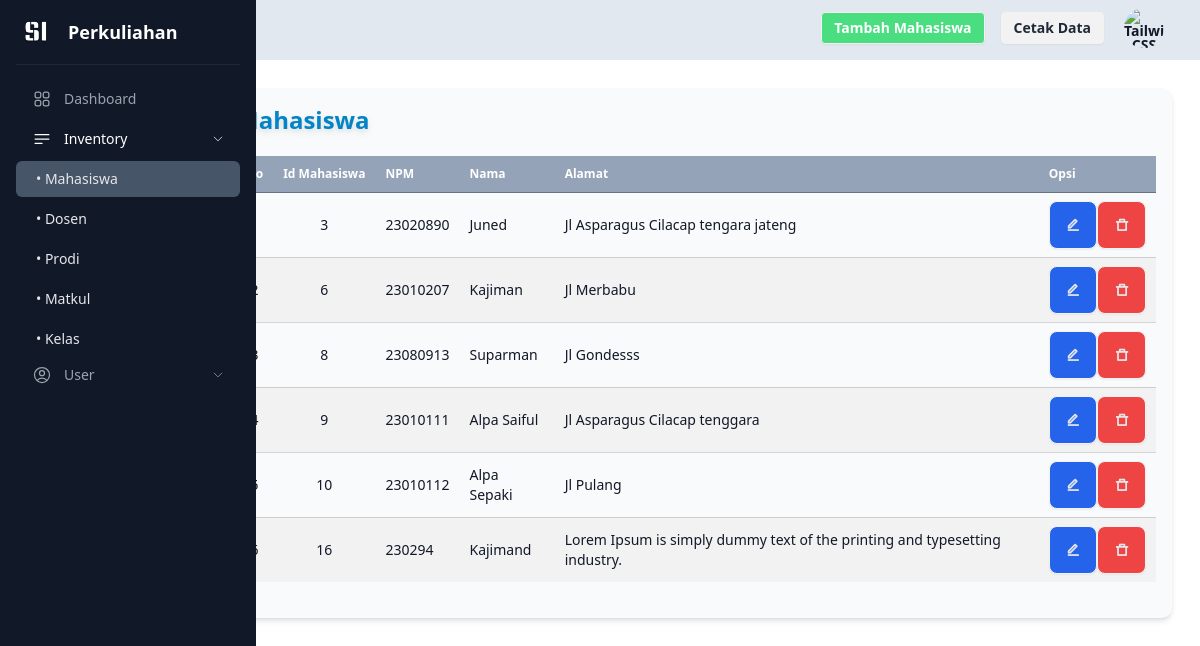
The page /view/tampil_mahasiswa.php on the database its author committed.
### tables this page shows
CREATE TABLE `mahasiswa` (
  `id_mhs` int NOT NULL,
  `npm` int NOT NULL,
  `nama_mhs` varchar(50) NOT NULL,
  `alamat_mhs` varchar(150) NOT NULL
);

### koneksi.php (called while the page is built, shortened)
<?php
class database{
    public $host ="localhost";
    public $username ="root";
    public $password ="";
    public $database ="db_perkuliahan";
    var $koneksi;
    function __construct(){
        $this->koneksi= mysqli_connect($this->host, $this->username, $this->password, $this->database);
    }
    function tampil_data_mhs(){
        $query= mysqli_query($this->koneksi,' SELECT * FROM mahasiswa');
        while($row = mysqli_fetch_array($query)){
            $hasil[]=$row;
        }return $hasil;
    }
}

### view/tampil_mahasiswa.php (the view, shortened to what this page needs)
<?php include('../koneksi.php');?>
<!DOCTYPE html>
<html lang="en" data-theme="light">
<head>
    <script src="https://cdn.tailwindcss.com"></script>
    <link
    href="../output.css"
    rel="stylesheet"/>
    <link
    href="https://cdn.jsdelivr.net/npm/remixicon@4.3.0/fonts/remixicon.css"
    rel="stylesheet"/>
    <link rel="stylesheet" href="https://cdn.datatables.net/1.13.4/css/jquery.dataTables.min.css">
</head>
<body class="font-sans text-gray-900  ">
    <div>
        <div class="bg-slate-200 h-[60px]  ">
            <div class="flex flex-row-reverse items-center pt-1 pr-8 gap-4">
            <div class="dropdown dropdown-end">
      <div tabindex="0" role="button" class="btn btn-ghost btn-circle avatar " onclick="pop()" >
        <div class="w-10 rounded-full ">
          <img
            alt="Tailwind CSS Navbar component"
            src="https://img.daisyui.com/images/stock/photo-1534528741775-53994a69daeb.webp" />
        </div>
      </div>
    </div>
                        <a class="btn btn-sm rounded" href="../print/cetakdata_mhs.php">Cetak Data</a>
                        <a class="btn btn-sm rounded bg-green-400 text-white hover:bg-green-700 " href="../form/tambah_mahasiswa.php">Tambah Mahasiswa</a>
            </div>
        </div>
        <div class="ml-[16%] p-7">
        <div class="bg-gray-50 rounded-[10px] w-full p-4 shadow-md  items-center">
        <h1 class="font-bold text-2xl text-sky-600 drop-shadow-md">Mahasiswa</h1>
            <div class="pt-5 pb-5 flex items-center justify-center w-full overflow-x-auto">
                <table class=" border-white pb-auto w-full table table-zebra display" id="myTable" >
                    <thead>
                    <tr class="bg-slate-400 text-white  text-center ">
                        <th>No</th>
                        <th class="pl-4">Id Mahasiswa</th>
                        <th>NPM</th>
                        <th>Nama</th>
                        <th>Alamat</th>
                        <th colspan="2">Opsi</th>
                    </tr>
                    </thead>
                    <tbody>
                    <?php
                        $database = new database();
                        $no=1;
                        $data_mahasiswa = $database->tampil_data_mhs();
                        foreach ($data_mahasiswa as $row) {
                    ?>
                    <tr class="pointer hover:bg-gray-200">
                        <td class="text-center"><?php echo $no++ ?></td>
                        <td class="text-center"><?php echo $row['id_mhs'] ?></td>
                        <td><?php echo $row['npm'] ?></td>
                        <td><?php echo $row['nama_mhs']?></td>
                        <td><?php echo $row['alamat_mhs']?></td>
                        <td><a class="bg-blue-600 text-gray-200 hover:bg-blue-800 btn  mr-[-20px]" href="../form/edit_mhs.php?id=<?php echo $row['id_mhs'];?>&aksi_mhs=edit"><i class="ri-edit-line"></i></a></td>
                        <td><a class="bg-red-500 text-gray-200 hover:bg-red-700 btn hapus" href="../proses/crud_mahasiswa.php?id=<?php echo $row['id_mhs'];?>&aksi_mhs=hapus"><i class="ri-delete-bin-7-line"></i></a></td>
                    </tr>
                    <?php }; ?>
                    </tbody>
                </table>
            </div>
        </div>
        </div>
     </div>
     <div class="fixed left-0 top-0 w-64 h-full bg-gray-900 p-4">
            <a href="#" class="flex items-center pb-4 border-b border-b-gray-800">
            <img src="../si.png" alt="" class="w-10 h-8 rounded object-cover">
            <span class="text-lg font-bold text-white ml-3">Perkuliahan</span>
            </a>
            <ul class="mt-4 sidebar-menu" >
                <li class="mb-1 group">
                    <a href="dashboard.php" class="flex items-center py-2 px-4 text-gray-400 hover:text-gray-100 hover:bg-gray-950 rounded-md group-[.active]:bg-gray-800 group-[.selected]:bg-gray-950 group-[.selected]:text-gray-100 group-[.active]:text-white">
                    <span class="text-sm pl-3">Dashboard</span>
                    </a>
                </li>
                <li class="mb-1 group active transition duration-200" onclick="dropDown1()">
                    <a href="#" class="flex items-center py-2 px-4 text-gray-400 hover:text-gray-100 hover:bg-gray-950 rounded-md group-[.active]:bg-gray-900  group-[.active]:text-white group-[.selected]:bg-gray-950 group-[.selected]:text-gray-100 sidebar-dropdown-toggle ">
                    <svg xmlns="http://www.w3.org/2000/svg" fill="none" viewBox="0 0 24 24" stroke-width="1.5" stroke="currentColor" class="size-5">
  <path stroke-linecap="round" stroke-linejoin="round" d="M3.75 6.75h16.5M3.75 12h16.5m-16.5 5.25H12" />
</svg>
                    <span class="text-sm pl-3">Inventory</span>
                    <svg xmlns="http://www.w3.org/2000/svg" fill="none" viewBox="0 0 24 24" stroke-width="1.5" stroke="currentColor" class="size-3 ml-auto rotate-90" id="arrow1">
  <path stroke-linecap="round" stroke-linejoin="round" d="m8.25 4.5 7.5 7.5-7.5 7.5" />
</svg>
                    </a>
                </li>
                    <div class=" leading-7 text-left text-sm " id="submenu1">
                        <a href="tampil_mahasiswa.php"><h1 class="cursor-pointer p-1 hover:bg-gray-700 rounded-md text-gray-200 pl-5 bg-slate-600">•  Mahasiswa</h1></a>
                        <a href="tampil_dosen.php"><h1 class="cursor-pointer p-1 hover:bg-gray-700 rounded-md mt-1 text-gray-200 pl-5">•  Dosen</h1></a>
                        <a href="tampil_prodi.php"><h1 class="cursor-pointer p-1 hover:bg-gray-700 rounded-md mt-1 text-gray-200 pl-5">•  Prodi</h1></a>
                        <a href="tampil_matkul.php"><h1 class="cursor-pointer p-1 hover:bg-gray-700 rounded-md mt-1 text-gray-200 pl-5">•  Matkul</h1></a>
                        <a href="tampil_kelas.php"><h1 class="cursor-pointer p-1 hover:bg-gray-700 rounded-md mt-1 text-gray-200 pl-5">•  Kelas</h1></a>
                    </div>
                <li class="mb-1 group"  onclick="dropDown2()">
                    <a href="#" class="flex items-center py-2 px-4 text-gray-400 hover:text-gray-100 hover:bg-gray-950 rounded-md group-[.active]:bg-gray-800  group-[.active]:text-white  group-[.selected]:bg-gray-950 group-[.selected]:text-gray-100 sidebar-dropdown-toggle">
                    <span class="text-sm pl-3">User</span>
                    <svg xmlns="http://www.w3.org/2000/svg" fill="none" viewBox="0 0 24 24" stroke-width="1.5" stroke="currentColor" class="size-3 ml-auto rotate-90" id="arrow2">
  <path stroke-linecap="round" stroke-linejoin="round" d="m8.25 4.5 7.5 7.5-7.5 7.5" />
</svg>
                    </a>
                </li>
            </ul>
     </div>
</body>
</html>

### rows shown on the page
mahasiswa: id_mhs "3", npm "23020890", nama_mhs "Juned", alamat_mhs "Jl Asparagus Cilacap tengara jateng"
mahasiswa: id_mhs "6", npm "23010207", nama_mhs "Kajiman", alamat_mhs "Jl Merbabu"
mahasiswa: id_mhs "8", npm "23080913", nama_mhs "Suparman", alamat_mhs "Jl Gondesss"
mahasiswa: id_mhs "9", npm "23010111", nama_mhs "Alpa Saiful", alamat_mhs "Jl Asparagus Cilacap tenggara"
mahasiswa: id_mhs "10", npm "23010112", nama_mhs "Alpa Sepaki", alamat_mhs "Jl Pulang"
mahasiswa: id_mhs "16", npm "230294", nama_mhs "Kajimand", alamat_mhs "Lorem Ipsum is simply dummy text of the printing and typesetting industry."
